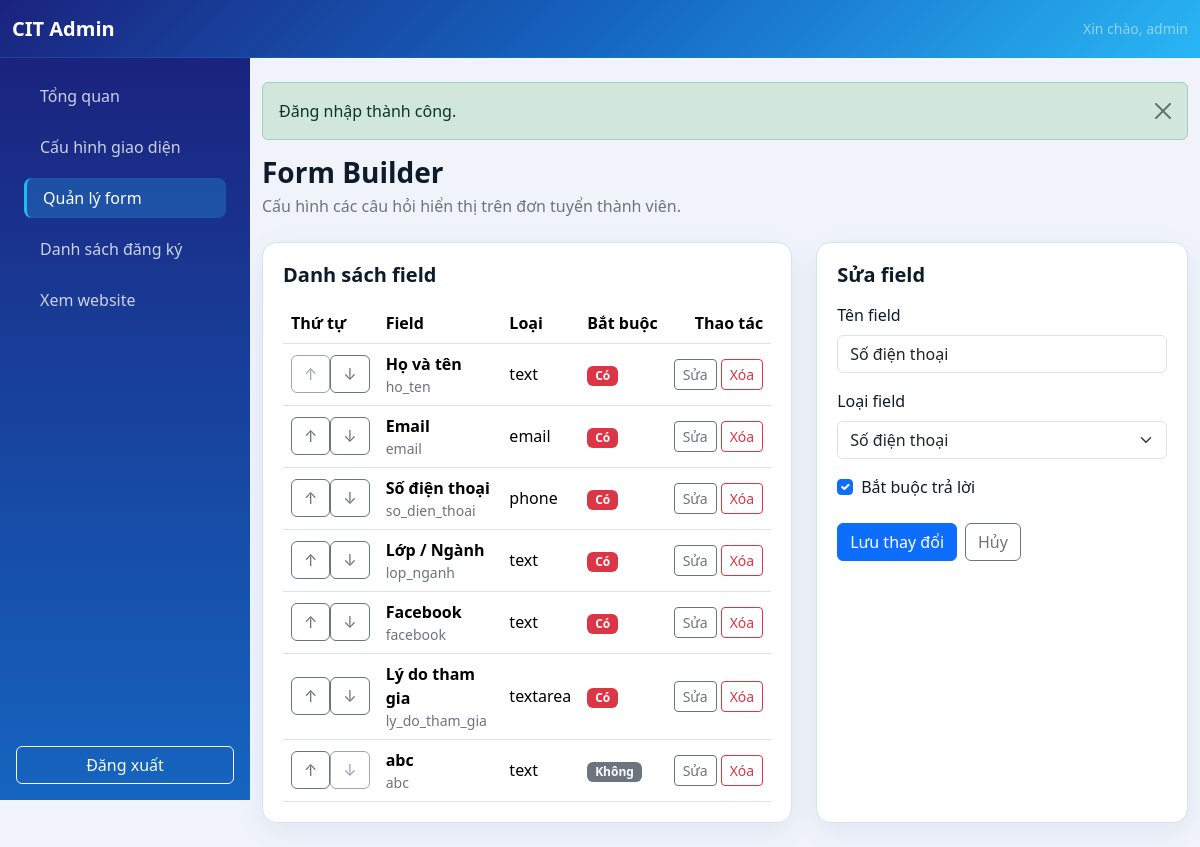
/admin/form-builder.php?edit=3 (signed in), run on the app's committed database.
### tables this page shows
CREATE TABLE `form_fields` (
  `id` int unsigned NOT NULL AUTO_INCREMENT,
  `field_label` varchar(150) NOT NULL,
  `field_name` varchar(64) NOT NULL,
  `field_type` enum('text','email','phone','textarea','dropdown','radio','checkbox') NOT NULL,
  `options` text,
  `is_required` tinyint(1) NOT NULL DEFAULT '0',
  `sort_order` int unsigned NOT NULL DEFAULT '0',
  PRIMARY KEY (`id`),
  UNIQUE KEY `field_name` (`field_name`),
  KEY `idx_form_fields_sort_order` (`sort_order`,`id`)
);

### includes/db.php (called while the page is built, shortened)
<?php
function db(): PDO
{
    static $pdo = null;
    $dbHost = getenv('DB_HOST') ?: '127.0.0.1';
    $dbPort = getenv('DB_PORT') ?: '3306';
    $dbName = getenv('DB_NAME') ?: 'club_management';
    $dbUser = getenv('DB_USER') ?: 'root';
    $dbPass = getenv('DB_PASS') ?: 'Cit@2026';
    $options = [
        PDO::ATTR_ERRMODE => PDO::ERRMODE_EXCEPTION,
        PDO::ATTR_DEFAULT_FETCH_MODE => PDO::FETCH_ASSOC,
        PDO::ATTR_EMULATE_PREPARES => false,
        PDO::ATTR_TIMEOUT => 5,
    ];
    if (defined('Pdo\Mysql::ATTR_INIT_COMMAND')) {
        $options[Pdo\Mysql::ATTR_INIT_COMMAND] = "SET SESSION sql_mode='STRICT_TRANS_TABLES,ERROR_FOR_DIVISION_BY_ZERO,NO_ENGINE_SUBSTITUTION'";
    } elseif (defined('PDO::MYSQL_ATTR_INIT_COMMAND')) {
        $options[PDO::MYSQL_ATTR_INIT_COMMAND] = "SET SESSION sql_mode='STRICT_TRANS_TABLES,ERROR_FOR_DIVISION_BY_ZERO,NO_ENGINE_SUBSTITUTION'";
    }
    try {
        $pdo = new PDO(
            "mysql:host={$dbHost};port={$dbPort};dbname={$dbName};charset=utf8mb4;connect_timeout=5",
            $dbUser,
            $dbPass,
            $options
        );
    } catch (PDOException $exception) {
        error_log('Database connection failed: ' . $exception->getMessage());
        http_response_code(500);
        exit('Không thể kết nối cơ sở dữ liệu. Vui lòng kiểm tra cấu hình.');
    }
    return $pdo;
}
class LazyPDO
{
    private ?PDO $instance = null;
    private function getPDO(): PDO
    {
        if ($this->instance === null) {
            $this->instance = db();
        }
        return $this->instance;
    }
    public function query(string $query, ?int $fetchMode = null, mixed ...$fetchModeArgs): PDOStatement|false
    {
        return $this->getPDO()->query($query, $fetchMode, ...$fetchModeArgs);
    }
    public function prepare(string $query, array $options = []): PDOStatement|false
    {
        return $this->getPDO()->prepare($query, $options);
    }
}
$pdo = new LazyPDO();

### includes/helpers.php (called while the page is built, shortened)
<?php
function render_component(string $component, array $props = []): void
{
    $component = preg_replace('/[^a-zA-Z0-9_\/\\-]+/', '', $component);
    $componentPath = __DIR__ . '/components/' . str_replace(['\\', '/'], DIRECTORY_SEPARATOR, $component) . '.php';
    extract($props, EXTR_SKIP);
    require $componentPath;
}
function field_options(?string $options): array
{
    if ($options === null || trim($options) === '') {
        return [];
    }
    $options = trim($options);
    $lines = preg_split('/\r\n|\r|\n/', $options);
    return array_values(array_filter(array_map(static fn ($line): string => trim((string) $line), $lines), static fn ($line): bool => $line !== ''));
}

### config.php (called while the page is built, shortened)
<?php
require_once __DIR__ . '/includes/helpers.php';
function e(?string $value): string
{
    return htmlspecialchars($value ?? '', ENT_QUOTES | ENT_SUBSTITUTE, 'UTF-8');
}

### includes/components/admin/form-builder-row.php (the view, shortened to what this page needs)
<tr>
    <td>
        <div class="btn-group btn-group-sm" aria-label="Sắp xếp <?= e((string) $field['field_label']) ?>">
            <form method="post" action="form-builder.php">
                <button class="btn btn-outline-secondary" type="submit" <?= $index === 0 ? 'disabled' : '' ?> aria-label="Đưa lên">↑</button>
            </form>
            <form method="post" action="form-builder.php">
                <button class="btn btn-outline-secondary" type="submit" <?= $index === $totalFields - 1 ? 'disabled' : '' ?> aria-label="Đưa xuống">↓</button>
            </form>
        </div>
    </td>
    <td>
        <strong><?= e((string) $field['field_label']) ?></strong>
        <small class="d-block text-secondary"><?= e((string) $field['field_name']) ?></small>
    </td>
    <td><?= e((string) $field['field_type']) ?></td>
    <td>
        <?= (int) $field['is_required']
            ? '<span class="badge text-bg-danger">Có</span>'
            : '<span class="badge text-bg-secondary">Không</span>' ?>
    </td>
    <td class="text-end">
        <?php render_component('admin/table-actions', [
            'actions' => [
                'edit' => [
                    'url' => 'form-builder.php?edit=' . (int) $field['id'],
                    'label' => 'Sửa'
                ],
                'delete' => [
                    'action' => 'form-builder.php',
                    'field_name' => 'field_id',
                    'field_value' => (int) $field['id'],
                    'confirm' => 'Xóa field này? Các câu trả lời liên quan cũng sẽ bị xóa.'
                ]
            ]
        ]); ?>
    </td>
</tr>

### admin/form-builder.php (shortened to what this page needs)
<?php
require_once __DIR__ . '/auth-check.php';
$formData = ['id' => 0, 'field_label' => '', 'field_type' => 'text', 'options' => '', 'is_required' => 0];
$editId = filter_input(INPUT_GET, 'edit', FILTER_VALIDATE_INT) ?: 0;
if (!is_post() && $editId > 0) {
    $statement = $pdo->prepare(
        'SELECT id, field_label, field_type, options, is_required
         FROM form_fields WHERE id = :id'
    );
    $statement->execute(['id' => $editId]);
    $editField = $statement->fetch();
    if ($editField) {
        $formData = [
            'id' => (int) $editField['id'],
            'field_label' => $editField['field_label'],
            'field_type' => $editField['field_type'],
            'options' => implode("\n", field_options($editField['options'])),
            'is_required' => (int) $editField['is_required'],
        ];
    }
}
$fields = $pdo->query(
    'SELECT id, field_label, field_name, field_type, options, is_required, sort_order
     FROM form_fields ORDER BY sort_order, id'
)->fetchAll();
require __DIR__ . '/header.php';
?>
<div class="mb-4"><h1 class="h3 fw-bold mb-1">Form Builder</h1><p class="text-secondary mb-0">Cấu hình các câu hỏi hiển thị trên đơn tuyển thành viên.</p></div>
<div class="row g-4">
    <div class="col-xl-5 order-xl-2">
        <section class="content-card">
            <h2 class="h5 fw-bold mb-3"><?= $formData['id'] ? 'Sửa field' : 'Thêm field mới' ?></h2>
            <form method="post" action="form-builder.php<?= $formData['id'] ? '?edit=' . (int) $formData['id'] : '' ?>">
                <div class="mb-3">
                    <label class="form-label" for="field_label">Tên field</label>
                    <input class="form-control" id="field_label" name="field_label" value="<?= e($formData['field_label']) ?>" maxlength="150" required>
                </div>
                <div class="mb-3">
                    <label class="form-label" for="field_type">Loại field</label>
                    <select class="form-select" id="field_type" name="field_type" required>
                        <?php foreach (['text'=>'Văn bản','email'=>'Email','phone'=>'Số điện thoại','textarea'=>'Đoạn văn','dropdown'=>'Danh sách thả xuống','radio'=>'Chọn một','checkbox'=>'Chọn nhiều'] as $value => $label): ?>
                            <option value="<?= e($value) ?>" <?= $formData['field_type'] === $value ? 'selected' : '' ?>><?= e($label) ?></option>
                        <?php endforeach; ?>
                    </select>
                </div>
                <div class="form-check mb-4">
                    <input class="form-check-input" type="checkbox" id="is_required" name="is_required" value="1" <?= $formData['is_required'] ? 'checked' : '' ?>>
                    <label class="form-check-label" for="is_required">Bắt buộc trả lời</label>
                </div>
                <div class="d-flex gap-2">
                    <button class="btn btn-primary" type="submit"><?= $formData['id'] ? 'Lưu thay đổi' : 'Thêm field' ?></button>
                    <?php if ($formData['id']): ?><a class="btn btn-outline-secondary" href="form-builder.php">Hủy</a><?php endif; ?>
                </div>
            </form>
        </section>
    </div>
    <div class="col-xl-7 order-xl-1">
        <section class="content-card">
            <h2 class="h5 fw-bold mb-3">Danh sách field</h2>
            <?php if (!$fields): ?><div class="alert alert-info mb-0">Chưa có field nào.</div><?php else: ?>
                <div class="table-responsive">
                    <table class="table align-middle mb-0">
                        <thead><tr><th>Thứ tự</th><th>Field</th><th>Loại</th><th>Bắt buộc</th><th class="text-end">Thao tác</th></tr></thead>
                        <tbody>
                        <?php foreach ($fields as $index => $field): ?>
                            <?php render_component('admin/form-builder-row', [
                                'field' => $field,
                                'index' => $index,
                                'totalFields' => count($fields),
                            ]); ?>
                        <?php endforeach; ?>
                        </tbody>
                    </table>
                </div>
            <?php endif; ?>
        </section>
    </div>
</div>
<?php require __DIR__ . '/footer.php'; ?>

### includes/components/admin/table-actions.php (shortened to what this page needs)
<div class="d-inline-flex gap-1">
    <?php foreach ($actions as $type => $config): ?>
        <?php if ($type === 'delete'): ?>
            <form method="post" action="<?= e((string) $config['action']) ?>" onsubmit="return confirm('<?= e((string) ($config['confirm'] ?? 'Bạn chắc chắn muốn thực hiện thao tác này?')) ?>');">
                <button class="btn btn-sm btn-outline-danger" type="submit"><?= e((string) ($config['label'] ?? 'Xóa')) ?></button>
            </form>
        <?php else: ?>
            <a class="btn btn-sm <?= $type === 'detail' ? 'btn-outline-primary' : 'btn-outline-secondary' ?>" href="<?= e((string) $config['url']) ?>">
                <?= e((string) ($config['label'] ?? ($type === 'detail' ? 'Chi tiết' : 'Sửa'))) ?>
            </a>
        <?php endif; ?>
    <?php endforeach; ?>
</div>

### data on the page
form_fields: field_label "Họ và tên", field_name "ho_ten", field_type "text", is_required "Có", label "Sửa", label "Xóa"
form_fields: field_label "Email", field_name "email", field_type "email", is_required "Có", label "Sửa", label "Xóa"
form_fields: field_label "Số điện thoại", field_name "so_dien_thoai", field_type "phone", is_required "Có", label "Sửa", label "Xóa"
form_fields: field_label "Lớp / Ngành", field_name "lop_nganh", field_type "text", is_required "Có", label "Sửa", label "Xóa"
form_fields: field_label "Facebook", field_name "facebook", field_type "text", is_required "Có", label "Sửa", label "Xóa"
form_fields: field_label "Lý do tham gia", field_name "ly_do_tham_gia", field_type "textarea", is_required "Có", label "Sửa", label "Xóa"
form_fields: field_label "abc", field_name "abc", field_type "text", is_required "Không", label "Sửa", label "Xóa"

### other printed values
$_SESSION['admin_username'] "admin"
$flash['message'] "Đăng nhập thành công."
form field field_type "Số điện thoại"
